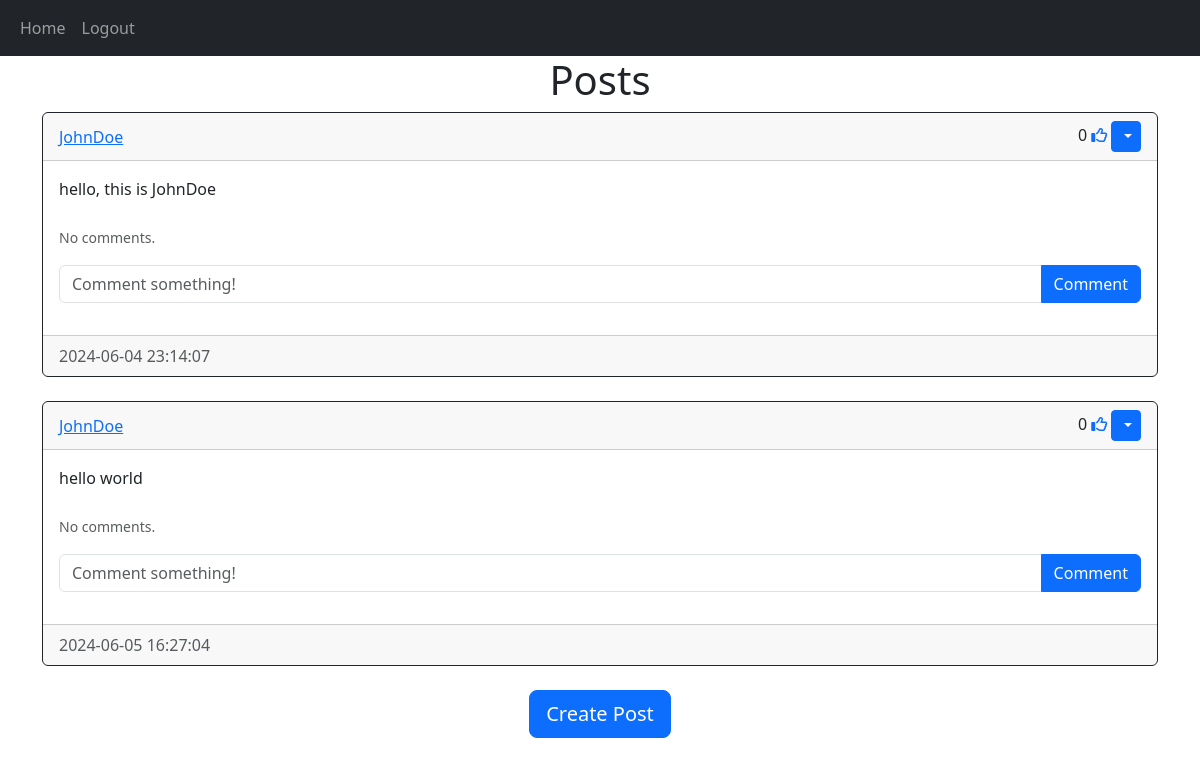
The page /home (signed in) on the database as committed earlier.
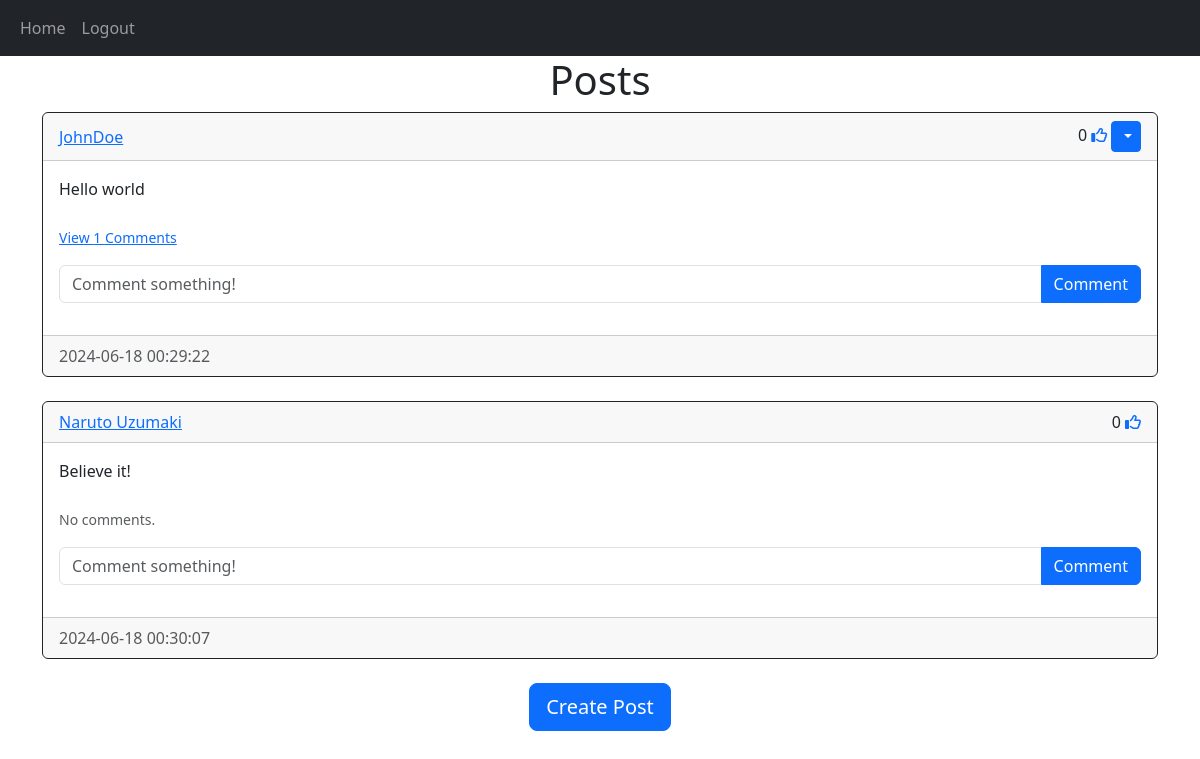
The same page on the database as committed later.
### website/models.py (models this page shows)
class Post(db.Model):
    id = db.Column(db.Integer, primary_key=True)
    text = db.Column(db.Text, nullable=False)
    date_created = db.Column(db.DateTime(timezone=True), default = func.now())
    author = db.Column(db.Integer, db.ForeignKey('user.id', ondelete='CASCADE'), nullable=False)
    comments = db.relationship('Comment', backref='post', passive_deletes=True)
    likes = db.relationship('Like', backref='post', passive_deletes=True)

class User(db.Model, UserMixin):
    id = db.Column(db.Integer, primary_key=True)
    email = db.Column(db.String(150), unique=True)
    username = db.Column(db.String(150), unique=True)
    password = db.Column(db.String(150))
    date_created = db.Column(db.DateTime(timezone=True), default = func.now())
    posts = db.relationship('Post', backref='user', passive_deletes=True)
    comments = db.relationship('Comment', backref='user', passive_deletes=True)
    likes = db.relationship('Like', backref='user', passive_deletes=True)

### website/views.py (the view)
@views.route("/")
@views.route("/home")
@login_required
def home():
    posts = Post.query.all()
    return render_template("home.html", user=current_user, posts=posts)

### website/__init__.py (called while the page is built)
def create_app():
    app = Flask(__name__)
    app.config['SECRET_KEY'] = "dcu238rh%@29x3o"
    app.config['SQLALCHEMY_DATABASE_URI'] = f'sqlite:///{DB_NAME}'
    db.init_app(app)
    from .views import views
    from .auth import auth
    app.register_blueprint(views, url_prefix="/")
    app.register_blueprint(auth, url_prefix="/")
    from .models import User, Post, Comment, Like
    login_manager = LoginManager()
    login_manager.login_view = 'auth.login'
    login_manager.init_app(app)
    @login_manager.user_loader
    def load_user(id):
        return User.query.get(int(id))
    create_database(app)
    return app

### website/templates/home.html (shortened to what this page needs)
<!DOCTYPE html>
{% extends "post_div.html" %}

### website/templates/post_div.html (shortened to what this page needs)
<!DOCTYPE html>
{% extends "base.html" %}
{% block content %}
    <h1 align="center">{% block header %} Posts {% endblock %}</h1>
        <div id="posts">
            {% for post in posts %}
            <div class="card border-dark">
                <div class="card-header d-flex justify-content-between align-items-center">
                    <a href="/posts/{{post.user.username}}">{{ post.user.username }}</a>
                    <div>
                    {{ post.likes | length }}
                    {% if user.id in post.likes|map(attribute="author")|list %}
                        <a href="/like-post/{{ post.id }}"><i class="fa-solid fa-thumbs-up"></i></a>
                    {% else %}
                        <a href="/like-post/{{ post.id }}"><i class="fa-regular fa-thumbs-up"></i></a>
                    {% endif %}
                    {% if user.id == post.author %}
                    <div class="btn-group">
                        <button type="button" class="btn btn-sm btn-primary dropdown-toggle" data-bs-toggle="dropdown">
                        </button>
                    </div>
                    {% endif %}
                    </div>
                </div>
                <div class="card-body">
                <div class="card-text">{{ post.text }}</div>
                    <br />
                    <p class="card-text">
                        {% if post.comments|length > 0 %}
                            <a data-bs-toggle="collapse" href="#comments-{{post.id}}" role="button">
                                <small>View {{post.comments|length}} Comments</small>
                            </a>
                        {% else %}
                            <small class="text-muted">No comments.</small>
                        {% endif %}
                    </p>
                    <form class="input-group mb-3" method="POST" action="/create-comment/{{post.id}}">
                    <input type="text" id="text" name="text" class="form-control" placeholder="Comment something!"/>
                    <button type="submit" class="btn btn-primary">Comment</button>
                    </form>
                </div>
                <div class="card-footer text-muted">{{post.date_created}}</div>
            </div>
            <br />
            {% endfor %}
            </div>
            {% block footer %}
            <div align="center">
                <a href="/create-post">
                    <button type="button" class="btn btn-primary btn-lg">Create Post</button>
                </a>
            </div>
            {% endblock %}
{% endblock %}

Rows that differ between the two databases and show on the page:
removed Post: user.username "JohnDoe", likes|length "0", text "hello world", shows "No comments.", date_created "2024-06-05 16:27:04"
changed Post "JohnDoe": text "hello, this is JohnDoe" → "Hello world"; comments|length (not shown) → "1"; date_created "2024-06-04 23:14:07" → "2024-06-18 00:29:22"; text "No comments." → "View Comments"
added Post: user.username "Naruto Uzumaki", likes|length "0", text "Believe it!", shows "No comments.", date_created "2024-06-18 00:30:07"
